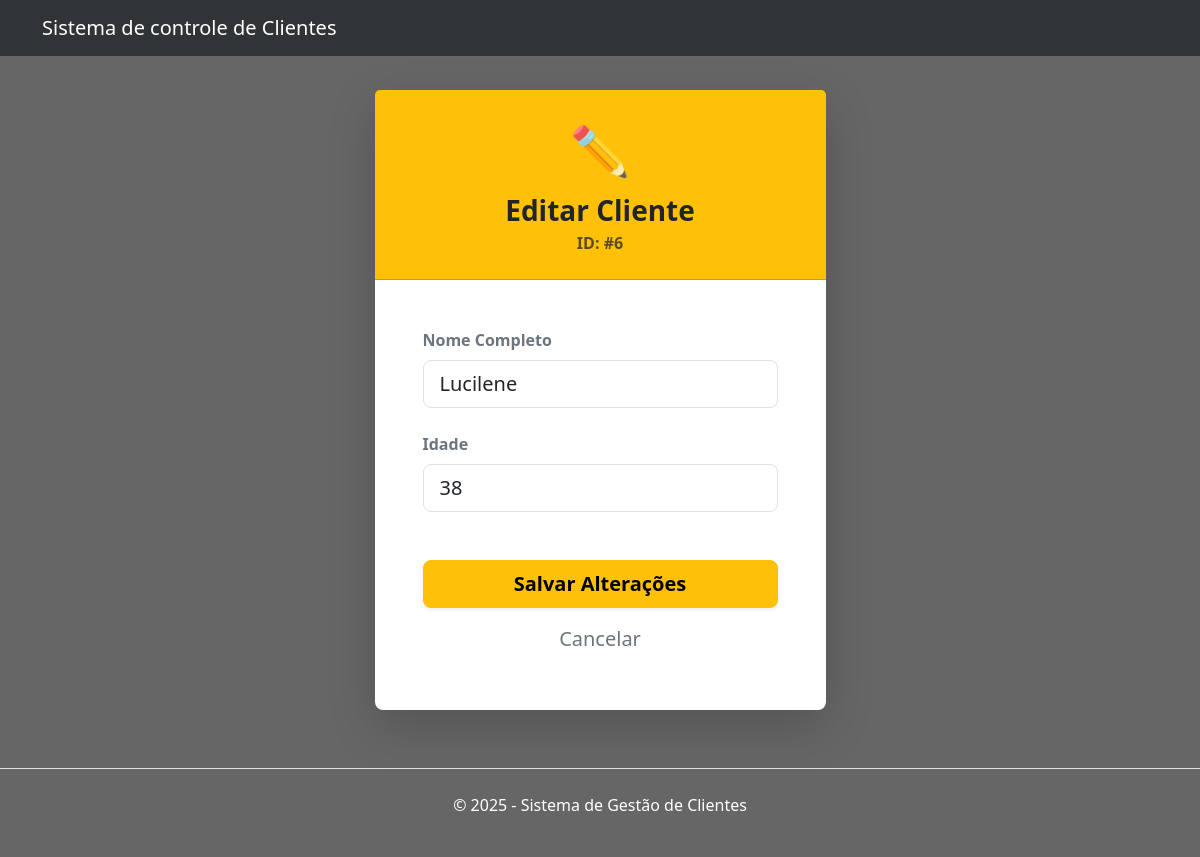
Page /editar_cliente/6 on the committed database.
### tables this page shows
CREATE TABLE clientes (
id INTEGER PRIMARY KEY AUTOINCREMENT,
nome TEXT NOT NULL,
idade INTEGER
);

### app.py (the view, shortened to what this page needs)
@app.route('/editar_cliente/<int:id>', methods=['GET', 'POST'])
def editar(id):
    conn = sqlite3.connect('cadastro.db')
    conn.row_factory = sqlite3.Row
    c = conn.cursor()
    if request.method == 'GET':
        c.execute("SELECT * FROM clientes WHERE id=?", [id])
        cliente_encontrado = c.fetchone()
        conn.close()
        if cliente_encontrado is None:
            flash('Cliente não encontrado!', 'error')
            return redirect(url_for('listar'))
        return render_template("editar_cliente.html", cliente=cliente_encontrado)

### templates/editar_cliente.html (shortened to what this page needs)
{% extends "base.html" %}
{% block conteudo %}
<div class="row justify-content-center align-items-center" style="min-height: 80vh;">
    <div class="col-md-6 col-lg-5">
        <div class="card shadow-lg border-0 rounded-3">
            <div class="card-header bg-warning text-dark text-center py-4">
                <div style="font-size: 3rem;" class="mb-2">✏️</div>
                <h3 class="card-title fw-bold mb-0">Editar Cliente</h3>
                <p class="mb-0 mt-1 opacity-75 fw-bold">ID: #{{ cliente['id'] }}</p>
            </div>
            <div class="card-body p-4 p-md-5">
                <form method="POST" action="{{ url_for('editar', id=cliente['id']) }}">
                    <div class="mb-4">
                        <label for="nome" class="form-label fw-bold text-secondary">Nome Completo</label>
                        <input type="text"
                               class="form-control form-control-lg"
                               id="nome"
                               name="nome"
                               value="{{ cliente['nome'] }}"
                               required>
                    </div>
                    <div class="mb-4">
                        <label for="idade" class="form-label fw-bold text-secondary">Idade</label>
                        <input type="number"
                               class="form-control form-control-lg"
                               id="idade"
                               name="idade"
                               value="{{ cliente['idade'] }}"
                               min="0"
                               max="130"
                               required>
                    </div>
                    <div class="d-grid gap-2 mt-5">
                        <button type="submit" class="btn btn-warning btn-lg fw-bold shadow-sm">
                            Salvar Alterações
                        </button>
                        <a href="{{ url_for('listar') }}" class="btn btn-outline-secondary btn-lg border-0">
                            Cancelar
                        </a>
                    </div>
                </form>
            </div>
        </div>
    </div>
</div>
{% endblock %}

### static/style.css (style rules this page uses)
body { background-image: linear-gradient(rgba(0,0,0,0.6), rgba(0,0,0,0.6)), url('bg.jpg'); background-size: cover; background-position: center; background-repeat: no-repeat; background-attachment: fixed; min-height: 100vh; }

### rows in the picture
clientes: id "6", nome "Lucilene", idade "38"
